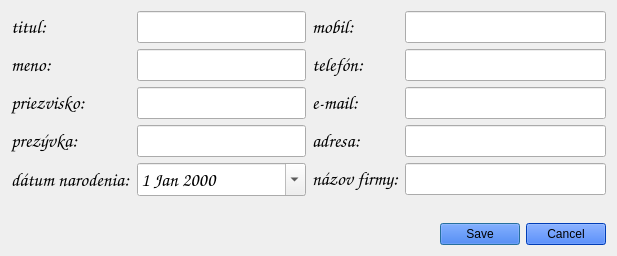
<?xml version="1.0" encoding="UTF-8"?>
<ui version="4.0">
 <class>KontaktEditDialog</class>
 <widget class="QDialog" name="KontaktEditDialog">
  <property name="geometry">
   <rect>
    <x>0</x>
    <y>0</y>
    <width>617</width>
    <height>256</height>
   </rect>
  </property>
  <property name="font">
   <font>
    <family>URW Chancery L</family>
    <pointsize>14</pointsize>
    <weight>7</weight>
    <italic>true</italic>
    <bold>false</bold>
   </font>
  </property>
  <property name="windowTitle">
   <string>Kontakt</string>
  </property>
  <property name="styleSheet">
   <string notr="true">font: 57 italic 14pt &quot;URW Chancery L&quot;;
</string>
  </property>
  <layout class="QVBoxLayout" name="verticalLayout">
   <item>
    <layout class="QHBoxLayout" name="horizontalLayout">
     <item>
      <layout class="QFormLayout" name="formLayout">
       <item row="1" column="0">
        <widget class="QLabel" name="label">
         <property name="font">
          <font>
           <family>URW Chancery L</family>
           <pointsize>14</pointsize>
           <weight>7</weight>
           <italic>true</italic>
           <bold>false</bold>
          </font>
         </property>
         <property name="text">
          <string>meno:</string>
         </property>
        </widget>
       </item>
       <item row="1" column="1">
        <widget class="QLineEdit" name="txtMeno"/>
       </item>
       <item row="2" column="1">
        <widget class="QLineEdit" name="txtPriezvisko"/>
       </item>
       <item row="2" column="0">
        <widget class="QLabel" name="label_2">
         <property name="font">
          <font>
           <family>URW Chancery L</family>
           <pointsize>14</pointsize>
           <weight>7</weight>
           <italic>true</italic>
           <bold>false</bold>
          </font>
         </property>
         <property name="text">
          <string>priezvisko:</string>
         </property>
        </widget>
       </item>
       <item row="0" column="0">
        <widget class="QLabel" name="label_3">
         <property name="font">
          <font>
           <family>URW Chancery L</family>
           <pointsize>14</pointsize>
           <weight>7</weight>
           <italic>true</italic>
           <bold>false</bold>
          </font>
         </property>
         <property name="text">
          <string>titul:</string>
         </property>
        </widget>
       </item>
       <item row="3" column="0">
        <widget class="QLabel" name="label_4">
         <property name="font">
          <font>
           <family>URW Chancery L</family>
           <pointsize>14</pointsize>
           <weight>7</weight>
           <italic>true</italic>
           <bold>false</bold>
          </font>
         </property>
         <property name="text">
          <string>prezývka:</string>
         </property>
        </widget>
       </item>
       <item row="4" column="0">
        <widget class="QLabel" name="label_5">
         <property name="font">
          <font>
           <family>URW Chancery L</family>
           <pointsize>14</pointsize>
           <weight>7</weight>
           <italic>true</italic>
           <bold>false</bold>
          </font>
         </property>
         <property name="text">
          <string>dátum narodenia:</string>
         </property>
        </widget>
       </item>
       <item row="0" column="1">
        <widget class="QLineEdit" name="txtTitul"/>
       </item>
       <item row="3" column="1">
        <widget class="QLineEdit" name="txtPrezyvka"/>
       </item>
       <item row="4" column="1">
        <widget class="QDateEdit" name="datumNarodenia">
         <property name="calendarPopup">
          <bool>true</bool>
         </property>
        </widget>
       </item>
      </layout>
     </item>
     <item>
      <layout class="QFormLayout" name="formLayout_2">
       <item row="0" column="0">
        <widget class="QLabel" name="label_6">
         <property name="font">
          <font>
           <family>URW Chancery L</family>
           <pointsize>14</pointsize>
           <weight>7</weight>
           <italic>true</italic>
           <bold>false</bold>
          </font>
         </property>
         <property name="text">
          <string>mobil:</string>
         </property>
        </widget>
       </item>
       <item row="1" column="0">
        <widget class="QLabel" name="label_7">
         <property name="font">
          <font>
           <family>URW Chancery L</family>
           <pointsize>14</pointsize>
           <weight>7</weight>
           <italic>true</italic>
           <bold>false</bold>
          </font>
         </property>
         <property name="text">
          <string>telefón:</string>
         </property>
        </widget>
       </item>
       <item row="2" column="0">
        <widget class="QLabel" name="label_8">
         <property name="font">
          <font>
           <family>URW Chancery L</family>
           <pointsize>14</pointsize>
           <weight>7</weight>
           <italic>true</italic>
           <bold>false</bold>
          </font>
         </property>
         <property name="text">
          <string>e-mail:</string>
         </property>
        </widget>
       </item>
       <item row="3" column="0">
        <widget class="QLabel" name="label_9">
         <property name="font">
          <font>
           <family>URW Chancery L</family>
           <pointsize>14</pointsize>
           <weight>7</weight>
           <italic>true</italic>
           <bold>false</bold>
          </font>
         </property>
         <property name="text">
          <string>adresa:</string>
         </property>
        </widget>
       </item>
       <item row="4" column="0">
        <widget class="QLabel" name="label_10">
         <property name="font">
          <font>
           <family>URW Chancery L</family>
           <pointsize>14</pointsize>
           <weight>7</weight>
           <italic>true</italic>
           <bold>false</bold>
          </font>
         </property>
         <property name="text">
          <string>názov firmy:</string>
         </property>
        </widget>
       </item>
       <item row="1" column="1">
        <widget class="QLineEdit" name="txtCisloTelefon"/>
       </item>
       <item row="0" column="1">
        <widget class="QLineEdit" name="txtCisloMobil"/>
       </item>
       <item row="2" column="1">
        <widget class="QLineEdit" name="txtEmail"/>
       </item>
       <item row="3" column="1">
        <widget class="QLineEdit" name="txtAdresa"/>
       </item>
       <item row="4" column="1">
        <widget class="QLineEdit" name="txtFirma"/>
       </item>
      </layout>
     </item>
    </layout>
   </item>
   <item>
    <spacer name="verticalSpacer">
     <property name="orientation">
      <enum>Qt::Vertical</enum>
     </property>
     <property name="sizeHint" stdset="0">
      <size>
       <width>20</width>
       <height>7</height>
      </size>
     </property>
    </spacer>
   </item>
   <item>
    <widget class="QDialogButtonBox" name="buttonBox">
     <property name="styleSheet">
      <string notr="true">background-color: rgb(0, 85, 255);</string>
     </property>
     <property name="standardButtons">
      <set>QDialogButtonBox::Cancel|QDialogButtonBox::Save</set>
     </property>
    </widget>
   </item>
  </layout>
 </widget>
 <tabstops>
  <tabstop>txtTitul</tabstop>
  <tabstop>txtMeno</tabstop>
  <tabstop>txtPriezvisko</tabstop>
  <tabstop>txtPrezyvka</tabstop>
  <tabstop>datumNarodenia</tabstop>
  <tabstop>txtCisloMobil</tabstop>
  <tabstop>txtCisloTelefon</tabstop>
  <tabstop>txtEmail</tabstop>
  <tabstop>txtAdresa</tabstop>
  <tabstop>txtFirma</tabstop>
 </tabstops>
 <resources/>
 <connections>
  <connection>
   <sender>buttonBox</sender>
   <signal>accepted()</signal>
   <receiver>KontaktEditDialog</receiver>
   <slot>accept()</slot>
   <hints>
    <hint type="sourcelabel">
     <x>221</x>
     <y>187</y>
    </hint>
    <hint type="destinationlabel">
     <x>160</x>
     <y>166</y>
    </hint>
   </hints>
  </connection>
  <connection>
   <sender>buttonBox</sender>
   <signal>rejected()</signal>
   <receiver>KontaktEditDialog</receiver>
   <slot>reject()</slot>
   <hints>
    <hint type="sourcelabel">
     <x>242</x>
     <y>185</y>
    </hint>
    <hint type="destinationlabel">
     <x>322</x>
     <y>166</y>
    </hint>
   </hints>
  </connection>
 </connections>
</ui>
